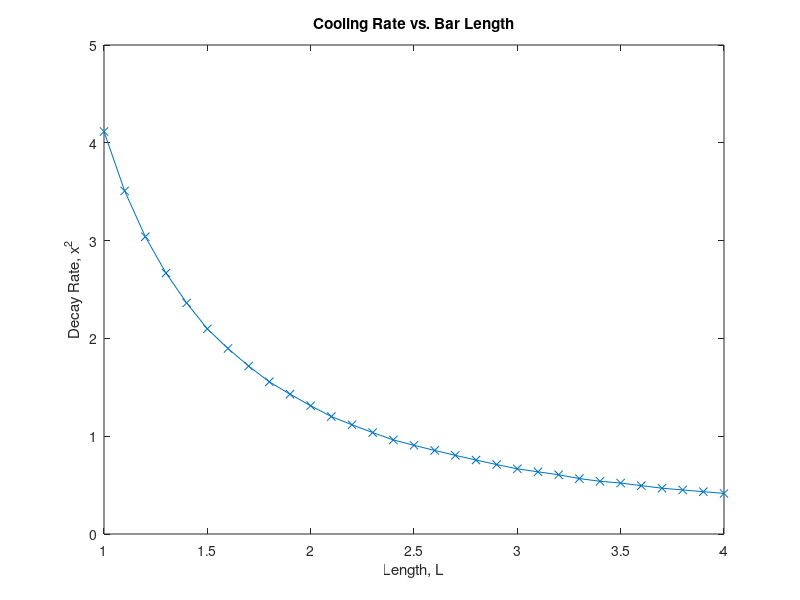
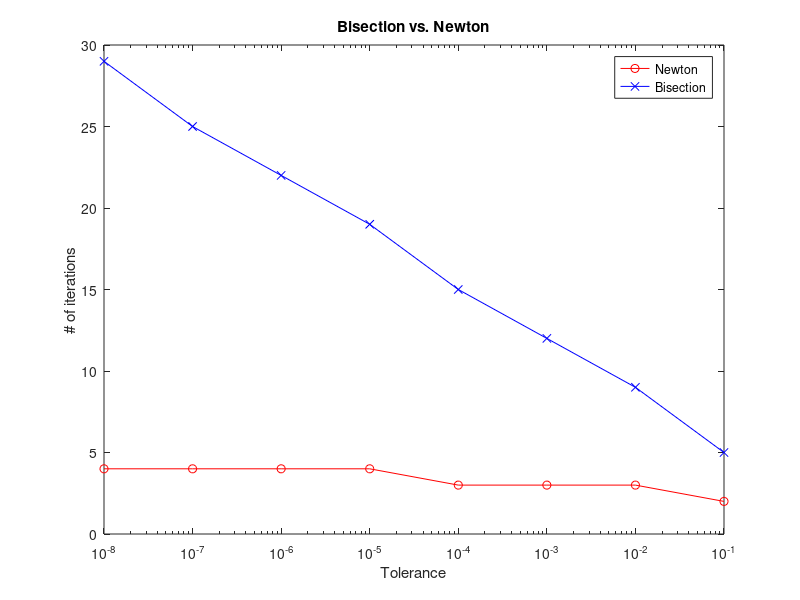

These charts were generated, in order, by the following MATLAB code:
function cooldrive()
    % set a, t and a range of L and b and find x
    % and plot x^2 against L
    a = 0.1; b = 3; t = 0.01;
    L = 1 : 0.1 : 4;

    x = zeros(0,length(L));
    for cnt = 1:length(L)
        [x(cnt), iter] = debis(a,b,t,L(cnt));
        b = b - 0.05;
    end
    
    figure()
    plot(L, x.^2, "-x")
    title("Cooling Rate vs. Bar Length")
    xlabel("Length, L")
    ylabel("Decay Rate, x^2")

    % End of Problem 1

    clear

    % Problem 2

    L = 1; a = 0.1; b = 3; x0 = (a+b)/2;
    t = 10.^-(1:8);

    x_bis = zeros(0,length(t));
    x_newt = zeros(0,length(t));
    for cnt = 1:length(t)
        [~,x_bis(cnt)] = debis(a,b,t(cnt),L);
        [~,x_newt(cnt)] = denewt(x0,t(cnt),L);
    end

    figure()
    semilogx(t, x_newt, "-o","Color",'r');
    hold on
    semilogx(t, x_bis, "-x","Color",'b');
    hold on
    title("Bisection vs. Newton")
    xlabel("Tolerance")
    ylabel("# of iterations")
    legend("Newton","Bisection")

end


function[x,iter] = denewt(x,t,L)
    %Newtons method, calls coolfun and coolfundx
    iter = 0;
    while (abs(coolfun(x,L)) > t)
        x = x - coolfun(x,L)/coolfundx(x,L);
        iter = iter + 1;
    end
end

function [x,iter] = debis(a,b,tol,L)
    % Perform the bisection method
    iter = 0;
    while abs(b - a) > tol
        x = (a + b) / 2;
        if coolfun(a,L) * coolfun(x,L) < 0
            b = x;
        else
            a = x;
        end
        iter = iter + 1;
    end
    
    x = (a + b) / 2;
end

function val = coolfun(x,L) %for a given x and L evaluate "cool"
    val = sin(x*L) + x*cos(x*L);
end

function val = coolfundx(x,L)
    % evaluate the derivative, with respect to x, of coolfun
    val = L*cos(x*L) + cos(x*L) - x*L*sin(x*L);
end